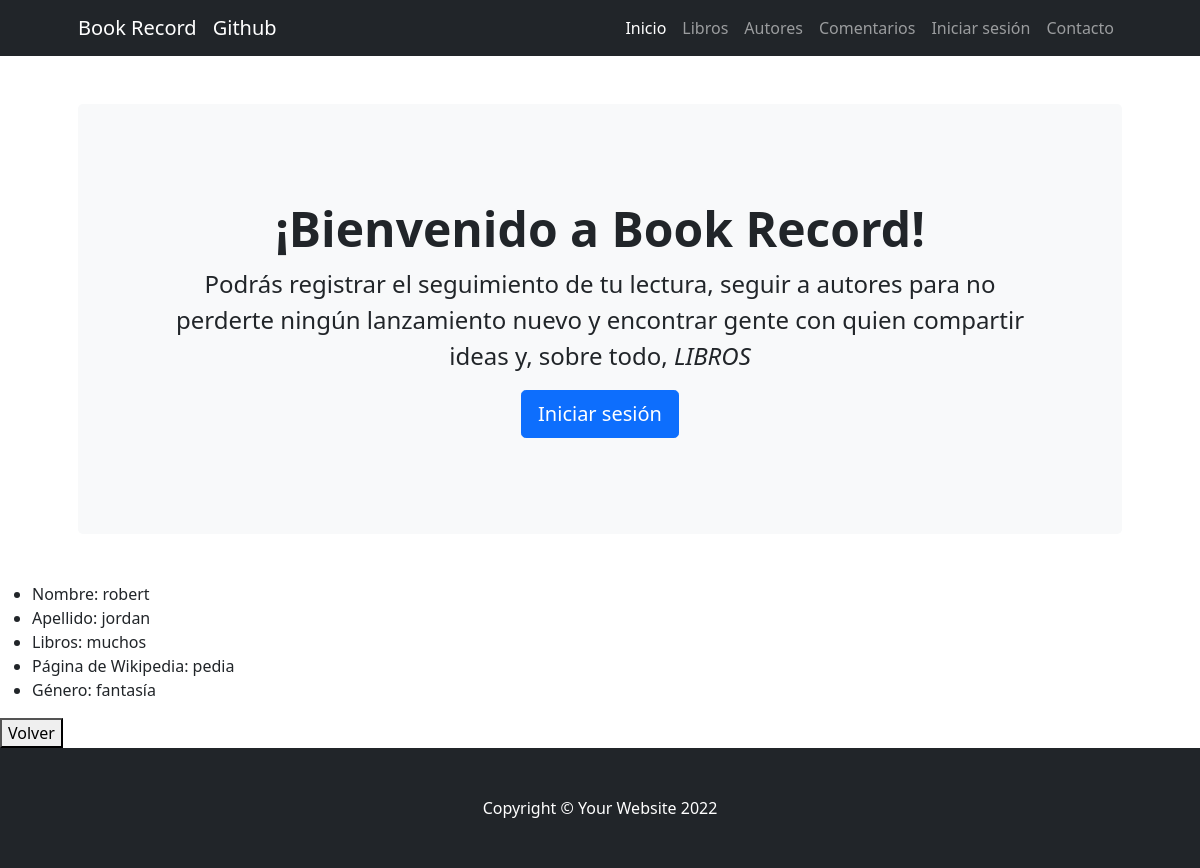
Page /BookRecord/author/2 on the committed database.
### BookRecord/models.py (models this page shows)
class Author(models.Model):
    name = models.CharField(max_length=40)
    lastname = models.CharField(max_length=40)
    book = models.CharField(max_length=40)
    wiki = models.CharField(max_length=40)
    genre = models.CharField(max_length=40)

### BookRecord/views.py (the view)
# urls.py: path('author/<pk>', views.Detail_author.as_view(), name='detail_author'),
class Detail_author(DetailView):
    model = Author
    template_name = 'BookRecord/author_detail.html'

### BookRecord/template/BookRecord/author_detail.html
{% extends "BookRecord/template.html" %}
{% load static %}
{% block changing_content  %}
<ul>
  <li>Nombre: {{ author.name }}</li>
  <li>Apellido: {{ author.lastname }}</li>
  <li>Libros: {{ author.book }}</li>
  <li>Página de Wikipedia: {{ author.wiki }}</li>
  <li>Género: {{ author.genre }}</li>
</ul>
  <button><a href="{% url 'list_authors' %}" style='text-decoration: none; color: #000000' >Volver</a></button>
{% endblock %}

### rows in the picture
Author: name "robert", lastname "jordan", book "muchos", wiki "pedia", genre "fantasía"
